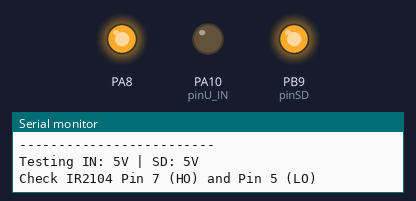
Recording of a sketch running on a simulated STM32 Blue Pill. Shown: output pins drawn as LEDs (lit = HIGH), the last lines printed to the serial monitor.

Above: at 1.5 s.
At 4.5 s:
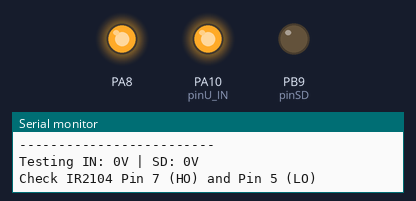
Timing chart, 0 to 7.8 s (numbered marks = the images above):
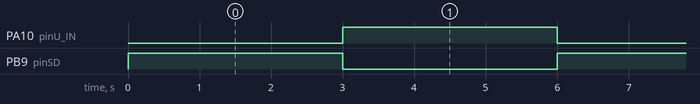

The sketch:

test8_finding_the_logic_gate_ir210x.ino
```cpp
// --- Pin Mapping ---
const int pinU_IN = PA10;  // Connected to 6N137 -> IR2104 Pin 2
const int pinSD   = PB9;  // Connected to PC817 -> IR2104 Pin 3 (All chips)

void setup() {
  Serial.begin(115200);

  pinMode(pinU_IN, OUTPUT);
  pinMode(pinSD, OUTPUT);

  // Ensure other phases are "Safe" (Assuming High = Low-side ON)
  pinMode(PA8, OUTPUT); digitalWrite(PA8, HIGH);
  pinMode(PA10, OUTPUT); digitalWrite(PA10, HIGH);

  Serial.println("--- IR2104 Pinout Truth Table Test ---");
  Serial.println("Measuring Phase U (PA9=IN, PB9=SD)");
}

void loop() {

  // --- STATE 2: IN=0, SD=5 ---
  digitalWrite(pinU_IN, LOW);
  digitalWrite(pinSD, HIGH);
  printState("IN: 5V | SD: 5V");
  delay(3000);

  // // --- STATE 4: IN=5, SD=5 ---
  // digitalWrite(pinU_IN, HIGH);
  // digitalWrite(pinSD, HIGH);
  // printState("IN: 0V | SD: 5V");
  // delay(3000);

  // // --- STATE 1: IN=0, SD=0 ---
  // digitalWrite(pinU_IN, LOW);
  // digitalWrite(pinSD, LOW);
  // printState("IN: 5V | SD: 0V");
  // delay(3000);

  // --- STATE 3: IN=5, SD=0 ---
  digitalWrite(pinU_IN, HIGH);
  digitalWrite(pinSD, LOW);
  printState("IN: 0V | SD: 0V");
  delay(3000);

}

void printState(String label) {
  Serial.println("-------------------------");
  Serial.println("Testing " + label);
  Serial.println("Check IR2104 Pin 7 (HO) and Pin 5 (LO)");
}
```

Measured:
- by itself, PA10 (pinU_IN), PB9 (pinSD): alternates HIGH for 3.0 s and LOW for 3.0 s
